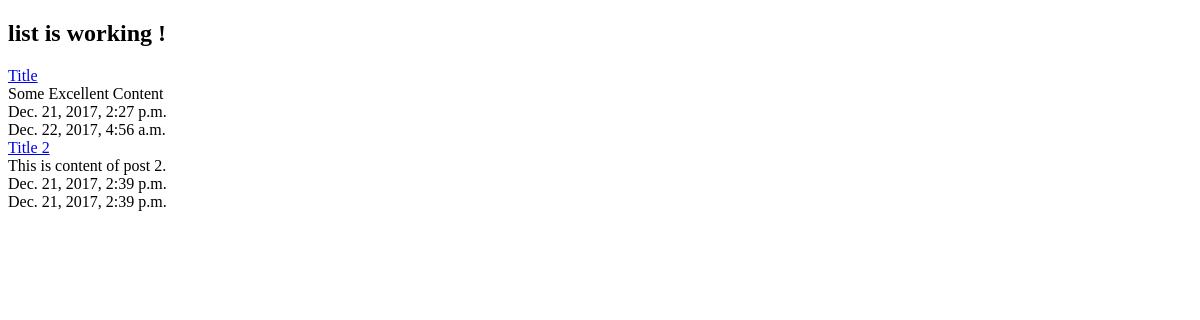
/posts/, run on an earlier commit of the app's database.
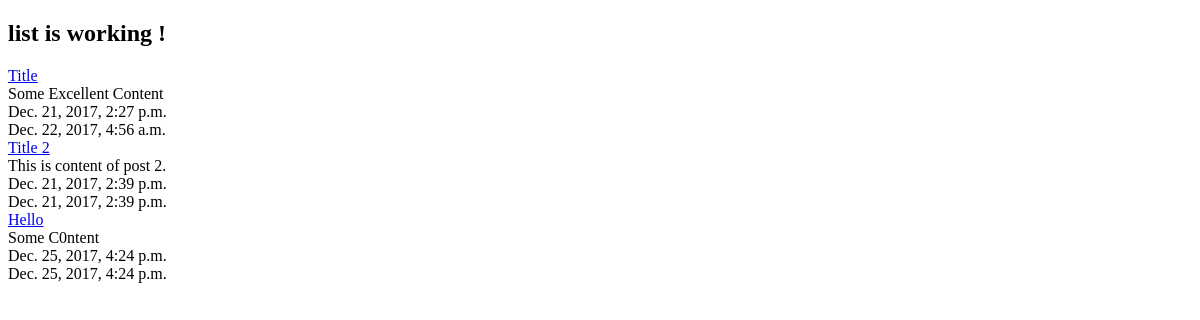
And on a later commit of the database.
### posts/models.py (models this page shows, shortened)
class Post(models.Model):
    title = models.CharField(max_length=120)
    content = models.TextField()
    timestamp = models.DateTimeField(auto_now=False, auto_now_add=True)
    updated = models.DateTimeField(auto_now=True, auto_now_add=False)
    def get_absolute_url(self):
        return reverse("posts:detail", kwargs = {"id" : self.id})

### posts/views.py (the view)
def post_list(request):
    queryset = Post.objects.all()
    context = {
        "title" : 'list',
        'object_list' : queryset
    }
    return render(request, "index.html", context)

### templates/index.html (shortened to what this page needs)
<!DOCTYPE html>
<html lang="en">
<head>
</head>
<body>
<h2> {{ title }} is working ! </h2>
{% for obj in object_list %}
<a href = '{{ obj.get_absolute_url }}'>{{ obj.title }}</a><br/>
{{ obj.content }}<br/>
{{ obj.timestamp }}<br/>
{{ obj.updated }}<br/>
{% endfor %}
</body>
</html>

What changed in the data, as far as the page shows it:
added Post: title "Hello", content "Some C0ntent", timestamp "Dec. 25, 2017, 4:24 p.m.", updated "Dec. 25, 2017, 4:24 p.m."
